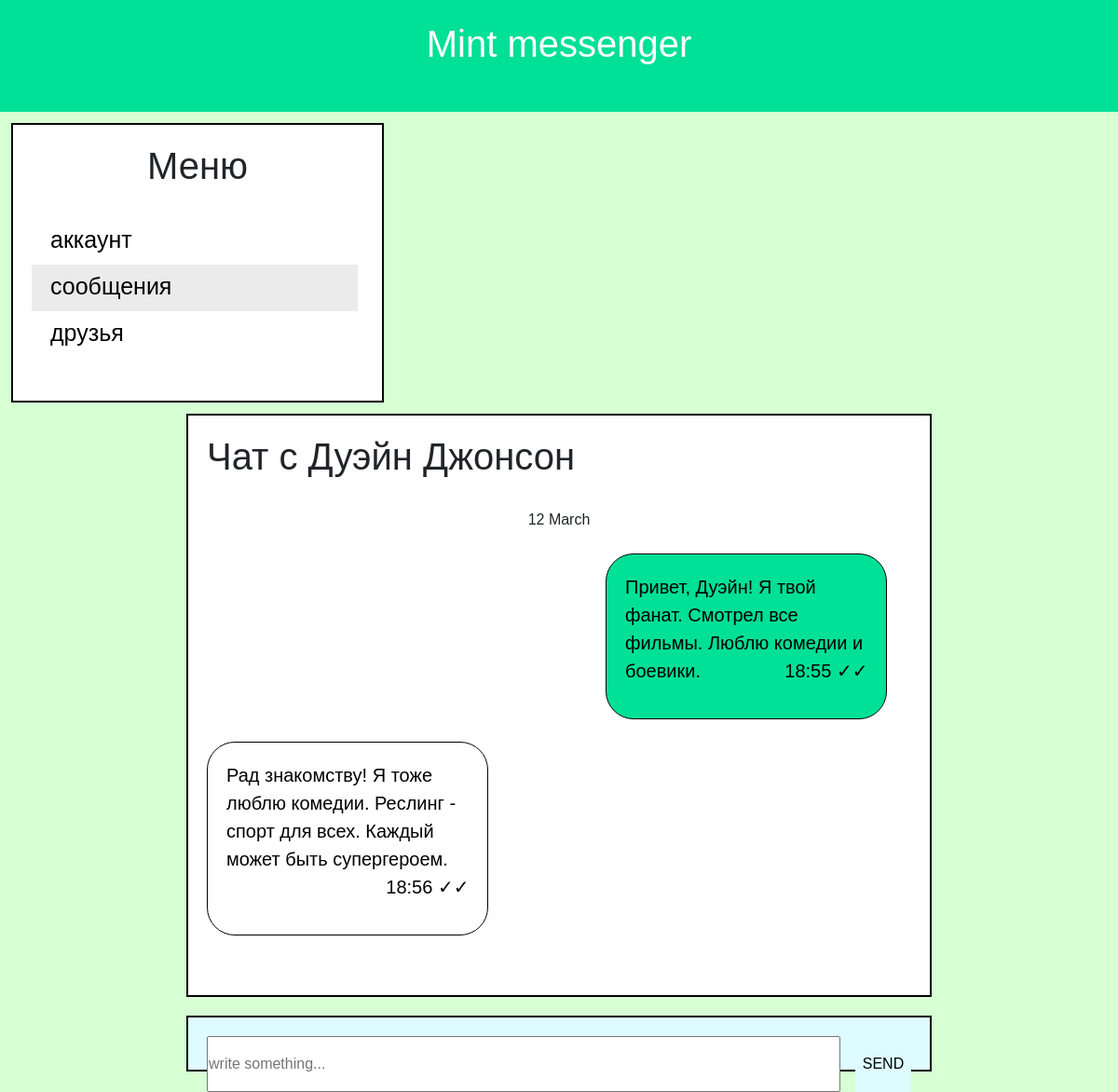
The app's page /chats/11/ (signed in) with its own data.
### mint/models.py (models this page shows)
class Messages(models.Model):
    message = models.TextField()
    send_time = models.DateTimeField(auto_now_add=True)
    user = models.ForeignKey(User, db_index=True, on_delete=models.CASCADE, related_name='user')
    user_to = models.ForeignKey(User, db_index=True, on_delete=models.CASCADE, related_name='user_to')
    is_read = models.BooleanField(default=False)
    class Meta:
        ordering = ('send_time', 'message')
    def get_absolute_url_edit(self):
        return reverse('edit', kwargs={'user': User.objects.get(id=self.user_to_id).id,
                                       'message': self.pk})
    def get_absolute_url_delete(self):
        return reverse('delete', kwargs={'message': self.pk})

### mint/views.py (the view, shortened to what this page needs)
# urls.py: path('chats/<int:user>/', Chat.as_view(), name='messages'),
class Chat(DataMixin, ListView, FormView):
    form_class = SendMessageForm
    model = Messages
    template_name = 'mint/messages.html'
    context_object_name = 'messages'
    def dispatch(self, request, *args, **kwargs):
        if not request.user.is_authenticated:
            return HttpResponseRedirect(LOGOUT_REDIRECT_URL)
        return super().dispatch(request, *args, **kwargs)
    def get_queryset(self):
        messages = []
        user = self.kwargs['user']
        user_id = self.request.user.id
        previous_date = ''
        return get_messages(messages, user, user_id, previous_date)
    def get_context_data(self, *, object_list=None, **kwargs):
        current_user = User.objects.get(id=self.kwargs['user']).username
        context = super().get_context_data(**kwargs)
        c_def = self.get_user_context(title='Чат с ' + current_user, option_selected=2)
        context = dict(list(context.items()) + list(c_def.items()))
        return context

### mint/forms.py
class SendMessageForm(forms.ModelForm):
    class Meta:
        model = Messages
        fields = ['message', 'user', 'user_to']
        widgets = {
            'message': forms.TextInput(attrs={'autofocus': True,
                                              'class': 'input_field',
                                              'autocomplete': 'off',
                                              'placeholder': 'write something...',
                                              'title': ''})
        }
    def __init__(self, *args, **kwargs):
        super(SendMessageForm, self).__init__(*args, **kwargs)
        self.fields['message'].label = ''

### mint/templatetags/mint_tags.py (called while the page is built)
@register.inclusion_tag('mint/message_template.html')
def message(m):
    return {'m': m}

### mint/utils.py (called while the page is built)
    def get_user_context(self, **kwargs):
        context = kwargs
        context['menu'] = menu
        return context

### mint/views.py (called while the page is built)
def get_date(given_date, date_shape):
    if date.today().strftime('%Y') == given_date.strftime('%Y'):
        if date.today() == given_date.date():
            message_date = 'Today'
        elif date.today() - timedelta(days=1) == given_date.date():
            message_date = 'Yesterday'
        else:
            message_date = given_date.strftime(date_shape)
    else:
        message_date = given_date.strftime(date_shape + ', %Y')
    return message_date

### mint/templates/mint/messages.html (shortened to what this page needs)
{% extends 'mint/base.html' %}
{% load mint_tags %}
{% block content %}
<body onload="document.location.href='#last'; return false;">
    <div class="block messages overflow">
        <h1>{{ title }}</h1>
        <br>
        {% for m in messages %}
        {% if not forloop.first %}
        <br>
        {% endif %}
        <div style="text-align: center">
            {% if m.date %}
            <p>{{ m.date }}</p>
            {% endif %}
        </div>
        {% if m.date %}
        <br>
        {% endif %}
        {% if m.is_last %}
        {% message m=m %}
        {% else %}
        {% message m=m %}
        {% endif %}
        {% empty %}
        <h1 style="text-align: center">Пока сообщений нет :(</h1>
        {% endfor %}
    </div>
    <div class="message_input">
        <form method="post">
            {{ form.message }}
            <button type="submit" class="message_submit">SEND</button>
        </form>
    </div>
</body>
{% endblock content %}

### mint/templates/mint/message_template.html (shortened to what this page needs)
{% if m.is_my %}
<div class="message_background" style="display: flex">
    <div class="message your">
        <p>{{ m.message.message }}</p>
        {% if m.is_read %}
        <p class="send_time">{{ m.send_time|date:'H:i' }} ✓✓</p>
        {% else %}
        <p class="send_time">{{ m.send_time|date:'H:i' }} ✓</p>
        {% endif %}
    </div>
</div>
{% else %}
<div class="message_background" style="display: flex">
    <div class="message">
        <p>{{ m.message.message }}</p>
        {% if m.is_read %}
        <p class="send_time">{{ m.send_time|date:'H:i' }} ✓✓</p>
        {% else %}
        <p class="send_time">{{ m.send_time|date:'H:i' }} ✓</p>
        {% endif %}
    </div>
    <br>
</div>
{% endif %}

### mint/static/mint/css/style.css (style rules this page uses)
* { font-family: Arial; margin: 0; padding: 0; }
.block { display: block; width: 100%; border: 2px solid black; margin: 0; margin-bottom: 15px; height: 751px; padding: 20px; background: #fff }
.overflow { overflow: scroll; overflow-x:hidden }
.messages { height: 626px }
.message { display: block; width: 40%; border-radius: 30px; font-size: 20px; background: #fff; color: #000; padding: 20px; border: 1px solid black }
.your { background: #00e096; color: #000; margin-left: 428px; }
.message_input { display: block; height: 60px; width: 100%; border: 2px solid black; margin: 20px auto; padding: 20px; background: #defbff }
.input_field { display: inline-block; width: 90%; height: 60px }
.message_submit { display: inline-block; width: 60px; height: 60px; float: right; cursor: pointer; border: 0; background: #defbff }
.messages p { display: inline }
.send_time { float: right }

### records on screen
Messages: date "12 March", message.message "Привет, Дуэйн! Я твой фанат. Смотрел все фильмы. Люблю комедии и боевики.", send_time "18:55"
Messages: message.message "Рад знакомству! Я тоже люблю комедии. Реслинг - спорт для всех. Каждый может быть супергероем.", send_time "18:56"

### other values on screen
{{ i.title }} "аккаунт" "друзья"
{{ i.title }} "сообщения"
{{ title }} "Чат с Дуэйн Джонсон"
